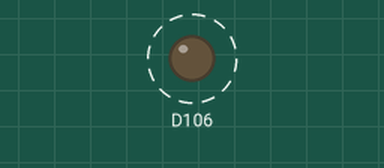
A program run on a simulated Raspberry Pi (BCM pin numbers). On the bench: output pins drawn as LEDs (lit = HIGH). Dashed ring = blinking. Parts the program declares active-low are drawn by pin level, so they are really on while drawn off; what the program prints to the terminal is not drawn. At 80.0 s the program stops and its outputs stay as they are.

Above: at 0.2 s.
Timing chart, 0 to 3.0 s (numbered marks = the images above):
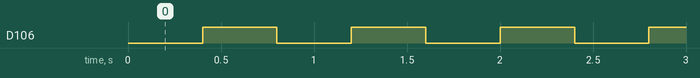

Measured:
- by itself, D106: alternates HIGH for 0.40 s and LOW for 0.40 s, 199 changes in all, then stays HIGH

The program:

blinky.py
```python
"""
This is a sample code demonstrating the use of output GPIO on the Jetson Kit.
Outer green LED (GPIO11) is used in the sample, to avoid the need for any hardware setup.
Libgpiod is used for GPIO control.

Workflow:
- Initialize GPIO line for output, inverse logic
- Blink the LED in a loop

Abort the program with Ctrl+C.

Libgpiod documentation:
https://libgpiod.readthedocs.io/en/latest/python_api.html
"""

import time
import gpiod
from gpiod.line import Direction, Drive, Value

#Using outer green LED, GPIO11/PQ.06 on Orin NX, which is mapped to gpiochip0, line offset 106
DEVICE = "/dev/gpiochip0"
OFFSET = 106

request = gpiod.request_lines(
    DEVICE,
    consumer="simple-output",
    config={OFFSET: gpiod.LineSettings(direction=Direction.OUTPUT,
                                       drive=Drive.PUSH_PULL,
                                        active_low=True, #LEDs use inverse logic
                                        output_value=Value.INACTIVE)},
)

try:
    print("Blinking outer LED GREEN.")

    for i in range(100):
        request.set_value(OFFSET,Value.ACTIVE)
        time.sleep(0.4)
        request.set_value(OFFSET,Value.INACTIVE)
        time.sleep(0.4)

except KeyboardInterrupt:
    print("Aborting!")

finally:
    request.release()
```
